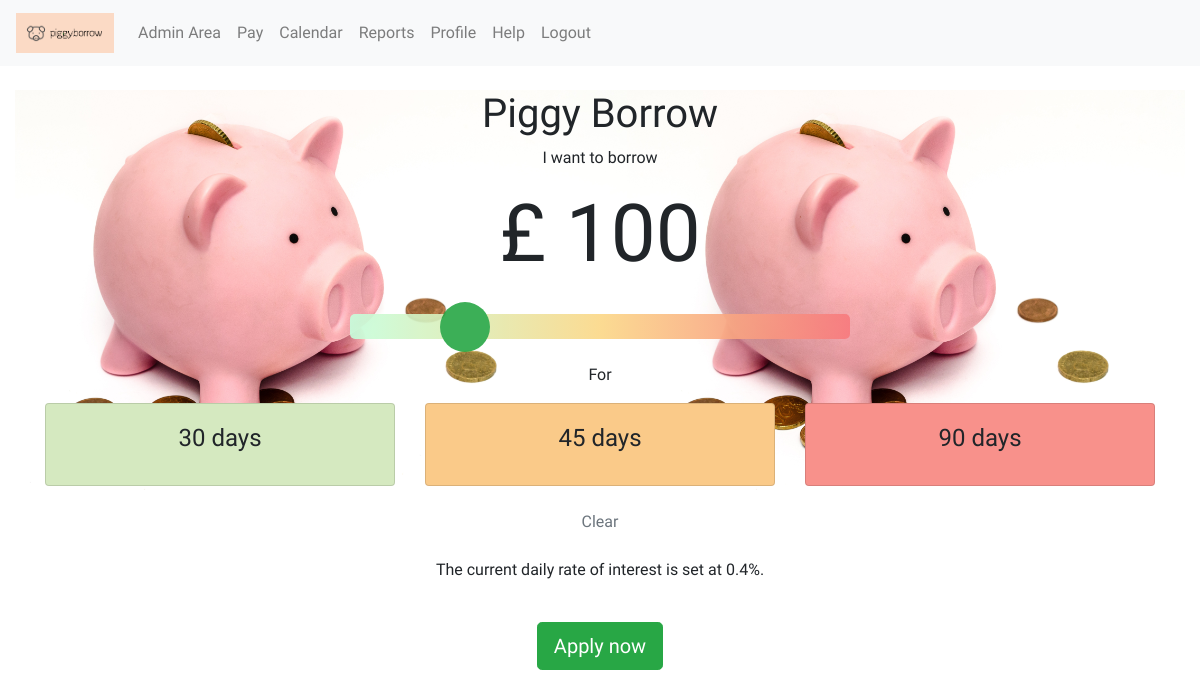
Page / (signed in) on the earlier database version.
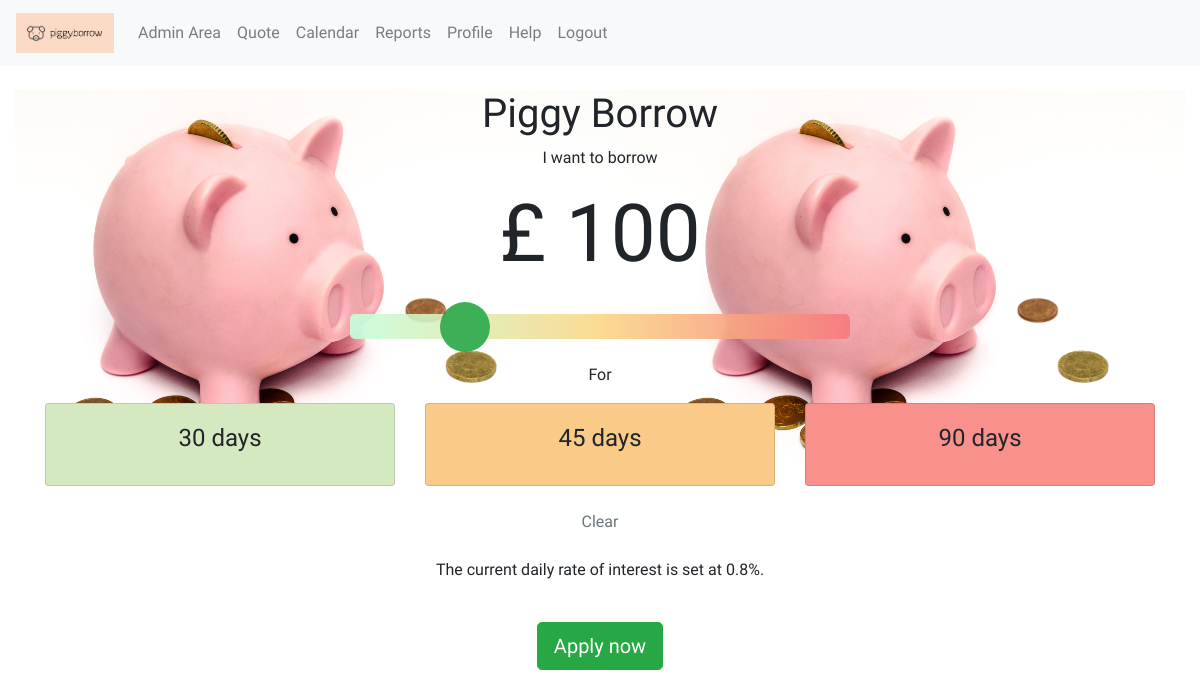
Same page on the later database version.
### myModels.py (models this page shows, shortened)
class Rate(db.Model):
  __tablename__ = "rate"
  id = db.Column(db.Integer, primary_key=True)
  user_id = db.Column(db.Integer, db.ForeignKey('user.id'), nullable=False)
  creation_timestamp = db.Column(db.DateTime(), default=datetime.now())
  start_date = db.Column(db.DateTime())
  end_date = db.Column(db.DateTime())
  value = db.Column(db.Float)
  quotes = db.relationship('Quote', backref='rate', lazy=True)
  @staticmethod
  def get_current_rate():
    today = datetime.today()
    rates = Rate.query.all()
    for i in rates:
      if today >= i.start_date and today <= i.end_date:
        return i
    return rates[0]

### app.py (the view)
@app.route('/', methods=['GET','POST'])
def index():
  form = QuotationForm()
  current_rate = Rate.get_current_rate()
  return render_template('public/home.html', form=form, current_rate=current_rate)

### myForms.py
class QuotationForm(FlaskForm):
	amount_requested = SelectField('Amount', id='amount_field', coerce=float, choices=[(0,'Select the amount'),(50,'£50.00'),(75,'£75.00'),(100,'£100.00'),(150,'£150.00'),(200,'£200.00'),(300,'£300.00')] ,validators=[InputRequired()])
	duration_in_days = SelectField('Period', id='period_field', coerce=int, choices=[(0,'Select the period'),(30,'30 days'),(45,'45 days'),(60,'60 days'),(90,'90 days')], validators=[InputRequired()])

### app.py (called while the page is built)
@login_manager.user_loader
def load_user(user_id):
  return User.query.get(int(user_id))

### myModels.py (called while the page is built)
  def can_borrow(self):
    for quote in self.quotes:
      if quote.is_active():
        return False
    return True

  def get_status(self):
    return Status.query.get(self.status_id)

  def is_active(self):
    return self.get_status().name in ['In review', 'Approved', 'Monies Released', 'Quote sent']

### templates/public/home.html (shortened to what this page needs)
{% extends "layout.html" %}
{% import "bootstrap/wtf.html" as wtf %}
{% block extracss %}
<link rel="stylesheet" type="text/css" href="https://cdnjs.cloudflare.com/ajax/libs/bootstrap-slider/10.6.1/css/bootstrap-slider.min.css">
{% endblock %}
{% block body %}
<div class="container-fluid">
  <div class="row responsive" style="margin: 0;">
    <div class="col text-center">
      <h1>Piggy Borrow</h1>
      <p>I want to borrow</p>
      <h2><span class="" id="demo"></span></h2>
      <br>
      <div class="slidecontainer">
        <input style="max-width: 500px;" oninput="f1()" type="range" min="50" max="300" value="100" class="slider" id="myRange">
      </div>
      <br>
      <p>For</p>
      <div class="row" style="width: 85%; margin:auto;">
        <div class="col">
          <div class="card-deck">
            <div class="card k1" style="background-color: #D5E9C0;" onclick="f2(this)">
              <div class="card-body">
                <h4 class="card-title">30 days<h4>
              </div>
            </div>
            <div class="card k2" style="background-color: #FACA89;" onclick="f2(this)">
              <div class="card-body">
                <h4 class="card-title">45 days<h4>
              </div>
            </div>
            <div class="card k3" style="background-color: #F8918B;" onclick="f2(this)">
              <div class="card-body">
                <h4 class="card-title">90 days<h4>
              </div>
            </div>
          </div>
        </div>
      </div>
      <br>
      <a class="text-muted" href="javascript:f1()">Clear</a>
      <br>
      <br>
      <p>The current daily rate of interest is set at {{ current_rate.value }}%.</p>
      <br>
      <a id="apply" href="{{ url_for('register') }}" class="btn btn-success btn-lg">Apply now</a>
      <br>
      <br>
    </div>
  </div>
</div>
{% endblock %}

### templates/layout.html (shortened to what this page needs)
<html>
<head>
  <link href="{{ url_for('static', filename='css/bootstrap2.min.css') }}" rel="stylesheet">
  <link rel="stylesheet" href="https://use.fontawesome.com/releases/v5.5.0/css/all.css">
  <link href="{{ url_for('static', filename='css/style.css') }}" rel="stylesheet">
  {% block extracss %}
  {% endblock %}
  </head>
<body>
  <nav class="navbar navbar-expand-lg navbar-light bg-light">
    <a class="navbar-brand" href="{{ url_for('index') }}">
      <img src="{{ url_for('static', filename='images/piggyborrow.png') }}" height="40">
    </a>
    <div class="collapse navbar-collapse" id="navbarSupportedContent">
      <ul class="navbar-nav mr-auto">
        {% if current_user.is_authenticated %}
          {% if current_user.is_admin %}
            <li class="nav-item">
              <a class="nav-link" href="{{ url_for('admin') }}">Admin Area</a>
            </li>
          {% endif %}
          {% if current_user.can_borrow() %}
            <li class="nav-item">
              <a class="nav-link" href="{{ url_for('quotation') }}">Quote</a>
            </li>
          {% else %}
            <li class="nav-item">
              <a class="nav-link" href="{{ url_for('pay') }}">Pay</a>
            </li>
          {% endif %}
          <li class="nav-item">
            <a class="nav-link" href="{{ url_for('user_calendar') }}">Calendar</a>
          </li>
          <li class="nav-item">
            <a class="nav-link" href="{{ url_for('reports') }}">Reports</a>
          </li>
          <li class="nav-item">
            <a class="nav-link" href="{{ url_for('profile')}}">Profile</a>
          </li>
          <li class="nav-item">
            <a class="nav-link" href="{{ url_for('help') }}">Help</a>
          </li>
          <li class="nav-item">
            <a class="nav-link" href="{{ url_for('logout') }}">Logout</a>
          </li>
        {% endif %}
      </ul>
    </div>
  </nav>
  <br>
  {% block body %}
  {% endblock %}
  </body>
</html>

### static/css/style.css (style rules this page uses)
.row { width: 100% !important; }

### templates/public/home.html (style rules this page uses)
* { font-family: 'Baloo Chettan', cursive; }
.responsive { width: 100%; height: 400px; background-image: url('static/images/pigg.jpg'); background-repeat: repeat-x; background-size: contain; }
.slider { -webkit-appearance: none; width: 100%; height: 25px; border-radius: 5px; outline: none; opacity: 0.9; -webkit-transition: .2s; background: #C6FFDD; background: -webkit-linear-gradient(to left, #f7797d, #FBD786, #C6FFDD); background: linear-gradient(to left, #f7797d, #FBD786, #C6FFDD); }
#demo { font-size: 60pt; }

Differences in the rows shown:
no longer on this page (row edited): Rate: value "0.4"
added Rate: value "0.8"
Other differences:
text no longer shown: "Pay"
text now shown: "Quote"
